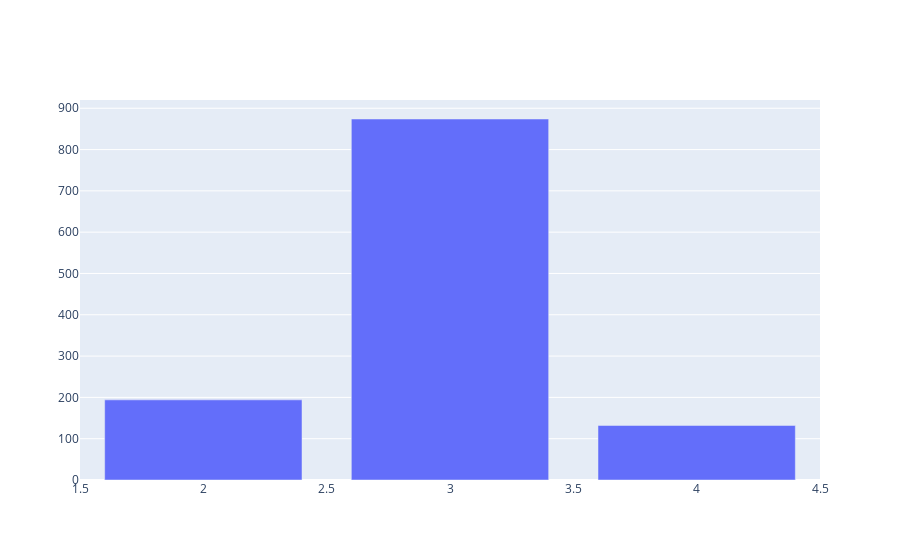

Notebook cell for this chart:
### Markdown cell above
#### Visualising PerformanceRating_rate

### Code cell
data = [go.Bar(
            x=df["PerformanceRating"].value_counts().index.values,
            y= df["PerformanceRating"].value_counts().values
    )]

py.iplot(data, filename='basic-bar')

### Figure 1 — Plotly figure (JSON) as saved in the notebook; plotly's stock layout.template omitted (floating-point values rounded to 4 significant figures)
{"data": [{"type": "bar", "x": [3, 2, 4], "y": [874, 194, 132]}], "layout": {}}
